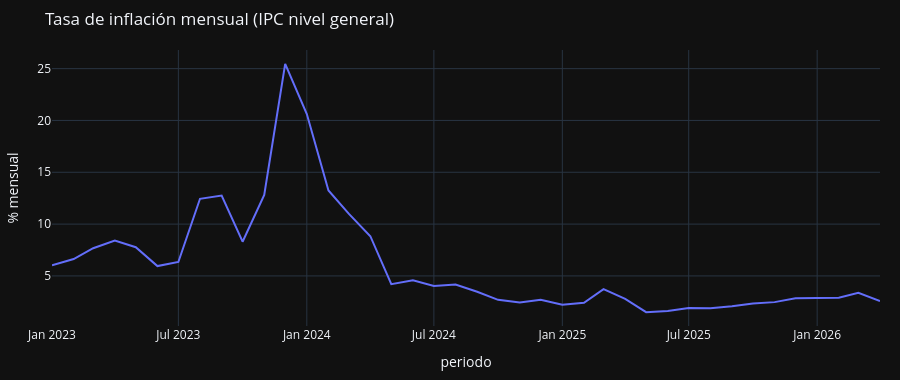
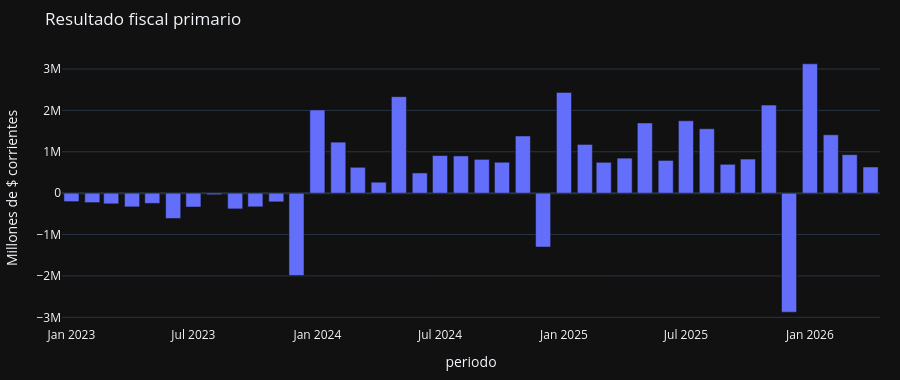
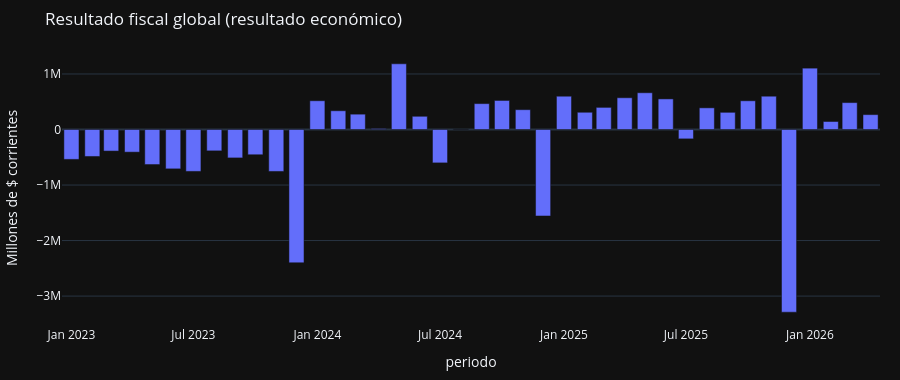
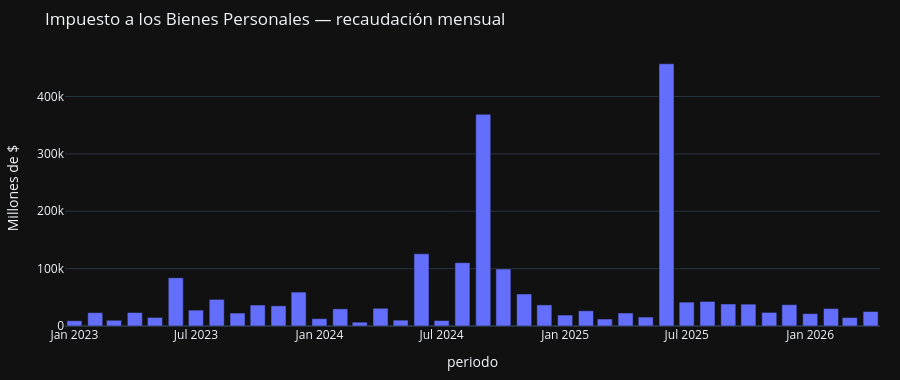

Write notebook code for charts like these, in order.
### Markdown cell above
## Etapa 1 — Indicadores Grupo A

### Code cell
etapa1 = [i for i in indicators if 1 in i["etapas"]]
for ind in etapa1:
    show_indicator(ind, chart=ind.get("chart_type", "line"))

### Figure 1 — Plotly figure (JSON) as saved in the notebook; plotly's stock layout.template omitted (floating-point values rounded to 4 significant figures)
{"data": [{"hovertemplate": "periodo=%{x}<br>% mensual=%{y}<extra></extra>", "legendgroup": "", "line": {"color": "#636efa", "dash": "solid"}, "marker": {"symbol": "circle"}, "mode": "lines", "name": "", "orientation": "v", "showlegend": false, "type": "scatter", "x": ["2023-01", "2023-02", "2023-03", "2023-04", "2023-05", "2023-06", "2023-07", "2023-08", "2023-09", "2023-10", "2023-11", "2023-12", "2024-01", "2024-02", "2024-03", "2024-04", "2024-05", "2024-06", "2024-07", "2024-08", "2024-09", "2024-10", "2024-11", "2024-12", "2025-01", "2025-02", "2025-03", "2025-04", "2025-05", "2025-06", "2025-07", "2025-08", "2025-09", "2025-10", "2025-11", "2025-12", "2026-01", "2026-02", "2026-03", "2026-04"], "xaxis": "x", "y": [6.028, 6.628, 7.675, 8.403, 7.773, 5.951, 6.345, 12.44, 12.75, 8.302, 12.81, 25.47, 20.61, 13.24, 11.01, 8.832, 4.2, 4.577, 4.031, 4.172, 3.469, 2.692, 2.427, 2.704, 2.211, 2.402, 3.729, 2.781, 1.501, 1.619, 1.902, 1.876, 2.076, 2.342, 2.473, 2.845, 2.882, 2.896, 3.383, 2.582], "yaxis": "y"}], "layout": {"height": 380, "legend": {"tracegroupgap": 0}, "margin": {"b": 40, "l": 40, "r": 20, "t": 50}, "title": {"text": "Tasa de inflación mensual (IPC nivel general)"}, "xaxis": {"anchor": "y", "domain": [0.0, 1.0], "title": {"text": "periodo"}}, "yaxis": {"anchor": "x", "domain": [0.0, 1.0], "title": {"text": "% mensual"}}}}

### Figure 2 — Plotly figure (JSON) as saved in the notebook; plotly's stock layout.template omitted (floating-point values rounded to 4 significant figures)
{"data": [{"hovertemplate": "periodo=%{x}<br>Millones de $ corrientes=%{y}<extra></extra>", "legendgroup": "", "marker": {"color": "#636efa", "pattern": {"shape": ""}}, "name": "", "orientation": "v", "showlegend": false, "textposition": "auto", "type": "bar", "x": ["2023-01", "2023-02", "2023-03", "2023-04", "2023-05", "2023-06", "2023-07", "2023-08", "2023-09", "2023-10", "2023-11", "2023-12", "2024-01", "2024-02", "2024-03", "2024-04", "2024-05", "2024-06", "2024-07", "2024-08", "2024-09", "2024-10", "2024-11", "2024-12", "2025-01", "2025-02", "2025-03", "2025-04", "2025-05", "2025-06", "2025-07", "2025-08", "2025-09", "2025-10", "2025-11", "2025-12", "2026-01", "2026-02", "2026-03", "2026-04"], "xaxis": "x", "y": [-203900.0, -228100.0, -257900.0, -331400.0, -247700.0, -611700.0, -334400.0, -36960.0, -380500.0, -330300.0, -210500.0, -1991000.0, 2011000.0, 1233000.0, 625000.0, 265000.0, 2332000.0, 488600.0, 908300.0, 899700.0, 816400.0, 746900.0, 1382000.0, -1301000.0, 2435000.0, 1177000.0, 745300.0, 845900.0, 1697000.0, 790500.0, 1749000.0, 1557000.0, 697000.0, 823900.0, 2128000.0, -2876000.0, 3126000.0, 1411000.0, 930300.0, 632800.0], "yaxis": "y"}], "layout": {"barmode": "relative", "height": 380, "legend": {"tracegroupgap": 0}, "margin": {"b": 40, "l": 40, "r": 20, "t": 50}, "title": {"text": "Resultado fiscal primario"}, "xaxis": {"anchor": "y", "domain": [0.0, 1.0], "title": {"text": "periodo"}}, "yaxis": {"anchor": "x", "domain": [0.0, 1.0], "title": {"text": "Millones de $ corrientes"}}}}

### Figure 3 — Plotly figure (JSON) as saved in the notebook; plotly's stock layout.template omitted (floating-point values rounded to 4 significant figures)
{"data": [{"hovertemplate": "periodo=%{x}<br>Millones de $ corrientes=%{y}<extra></extra>", "legendgroup": "", "marker": {"color": "#636efa", "pattern": {"shape": ""}}, "name": "", "orientation": "v", "showlegend": false, "textposition": "auto", "type": "bar", "x": ["2023-01", "2023-02", "2023-03", "2023-04", "2023-05", "2023-06", "2023-07", "2023-08", "2023-09", "2023-10", "2023-11", "2023-12", "2024-01", "2024-02", "2024-03", "2024-04", "2024-05", "2024-06", "2024-07", "2024-08", "2024-09", "2024-10", "2024-11", "2024-12", "2025-01", "2025-02", "2025-03", "2025-04", "2025-05", "2025-06", "2025-07", "2025-08", "2025-09", "2025-10", "2025-11", "2025-12", "2026-01", "2026-02", "2026-03", "2026-04"], "xaxis": "x", "y": [-538000.0, -485600.0, -388000.0, -407400.0, -631100.0, -708600.0, -754200.0, -384500.0, -511500.0, -454200.0, -755000.0, -2400000.0, 518400.0, 338100.0, 276600.0, 17410.0, 1184000.0, 238200.0, -601000.0, 3530.0, 466600.0, 523400.0, 357200.0, -1557000.0, 599800.0, 310700.0, 398900.0, 572300.0, 662100.0, 551200.0, -168500.0, 390300.0, 309600.0, 517700.0, 600000.0, -3290000.0, 1105000.0, 144400.0, 484800.0, 268100.0], "yaxis": "y"}], "layout": {"barmode": "relative", "height": 380, "legend": {"tracegroupgap": 0}, "margin": {"b": 40, "l": 40, "r": 20, "t": 50}, "title": {"text": "Resultado fiscal global (resultado económico)"}, "xaxis": {"anchor": "y", "domain": [0.0, 1.0], "title": {"text": "periodo"}}, "yaxis": {"anchor": "x", "domain": [0.0, 1.0], "title": {"text": "Millones de $ corrientes"}}}}

### Figure 4 — Plotly figure (JSON) as saved in the notebook; plotly's stock layout.template omitted (floating-point values rounded to 4 significant figures)
{"data": [{"hovertemplate": "periodo=%{x}<br>Millones de $=%{y}<extra></extra>", "legendgroup": "", "marker": {"color": "#636efa", "pattern": {"shape": ""}}, "name": "", "orientation": "v", "showlegend": false, "textposition": "auto", "type": "bar", "x": ["2023-01", "2023-02", "2023-03", "2023-04", "2023-05", "2023-06", "2023-07", "2023-08", "2023-09", "2023-10", "2023-11", "2023-12", "2024-01", "2024-02", "2024-03", "2024-04", "2024-05", "2024-06", "2024-07", "2024-08", "2024-09", "2024-10", "2024-11", "2024-12", "2025-01", "2025-02", "2025-03", "2025-04", "2025-05", "2025-06", "2025-07", "2025-08", "2025-09", "2025-10", "2025-11", "2025-12", "2026-01", "2026-02", "2026-03", "2026-04"], "xaxis": "x", "y": [9204.0, 23270.0, 10030.0, 23460.0, 14900.0, 84000.0, 27700.0, 46390.0, 22560.0, 36550.0, 35130.0, 59140.0, 12820.0, 29900.0, 6662.0, 30890.0, 10230.0, 125900.0, 9549.0, 110400.0, 369100.0, 99410.0, 55830.0, 36770.0, 19090.0, 26560.0, 12140.0, 22680.0, 15610.0, 457100.0, 41630.0, 42860.0, 38400.0, 38100.0, 23710.0, 37180.0, 21580.0, 30390.0, 14700.0, 25300.0], "yaxis": "y"}], "layout": {"barmode": "relative", "height": 380, "legend": {"tracegroupgap": 0}, "margin": {"b": 40, "l": 40, "r": 20, "t": 50}, "title": {"text": "Impuesto a los Bienes Personales — recaudación mensual"}, "xaxis": {"anchor": "y", "domain": [0.0, 1.0], "title": {"text": "periodo"}}, "yaxis": {"anchor": "x", "domain": [0.0, 1.0], "title": {"text": "Millones de $"}}}}
